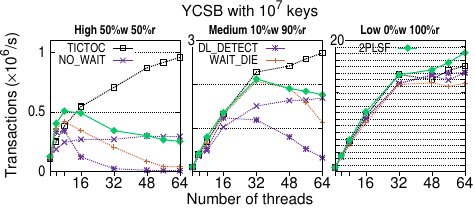

Here is the gnuplot script that generated this plot:
set term postscript color eps enhanced 22
set output "ycsb-cervino.eps"

set size 0.95,0.6

X=0.1
W=0.26
M=0.025

load "styles.inc"

set tmargin 11.8
set bmargin 2.5

set multiplot layout 1,3

unset key

set grid ytics

set xtics ("" 1, "" 4, "" 8, 16, 32, 48, 64) nomirror out offset -0.25,0.5
set label at screen 0.5,0.03 center "Number of threads"
set label at screen 0.5,0.57 center "YCSB with 10^{7} keys"

set xrange [1:64]

# First row

set lmargin at screen X
set rmargin at screen X+W

set ylabel offset 1.2,0 "Transactions ({/Symbol \264}10^6/s)"
set ytics 0.5 offset 0.5,0 font "Helvetica Condensed"
set format y "%g"
set yrange [0:1.1]
set grid mytics

set label at graph 0.5,1.075 center font "Helvetica-bold Condensed,18" "High 50%w 50%r"

set key at graph 0.99,0.99 samplen 1.5

plot \
    '../data/cervino/ycsb-high-tictoc.txt'       using 1:($1*$2/($3*1e6)) with linespoints notitle ls 1  lw 3 dt (1,1), \
    '../data/cervino/ycsb-high-no_wait.txt'      using 1:($1*$2/($3*1e6)) with linespoints notitle ls 3  lw 3 dt (1,1), \
    '../data/cervino/ycsb-high-dl_detect.txt'    using 1:($1*$2/($3*1e6)) with linespoints notitle ls 4  lw 3 dt (1,1), \
    '../data/cervino/ycsb-high-wait_die.txt'     using 1:($1*$2/($3*1e6)) with linespoints notitle ls 5  lw 3 dt (1,1), \
    '../data/cervino/ycsb-high-2plsf.txt'        using 1:($1*$2/($3*1e6)) with linespoints notitle ls 10 lw 3 dt 1

set mytics 1
set grid nomytics

unset ylabel
set ytics format ""

set lmargin at screen X+(W+M)
set rmargin at screen X+(W+M)+W

unset label

set ytics 1 offset 0.5,0
set yrange [0:3]
set style textbox opaque noborder fillcolor rgb "white"
set label at first 1,3 front boxed left offset -0.5,0 "3" font "Helvetica Condensed"
set label at graph 0.5,1.075 center font "Helvetica-bold Condensed,18" "Medium 10%w 90%r"

plot \
    '../data/cervino/ycsb-med-tictoc.txt'       using 1:($1*$2/($3*1e6)) with linespoints notitle ls 1  lw 3 dt (1,1), \
    '../data/cervino/ycsb-med-no_wait.txt'      using 1:($1*$2/($3*1e6)) with linespoints notitle ls 3  lw 3 dt (1,1), \
    '../data/cervino/ycsb-med-dl_detect.txt'    using 1:($1*$2/($3*1e6)) with linespoints notitle ls 4  lw 3 dt (1,1), \
    '../data/cervino/ycsb-med-wait_die.txt'     using 1:($1*$2/($3*1e6)) with linespoints notitle ls 5  lw 3 dt (1,1), \
    '../data/cervino/ycsb-med-2plsf.txt'        using 1:($1*$2/($3*1e6)) with linespoints notitle ls 10 lw 3 dt 1


set lmargin at screen X+2*(W+M)
set rmargin at screen X+2*(W+M)+W

unset label
set ytics 1 offset 0.5,0
set yrange [0:20]
set style textbox opaque noborder fillcolor rgb "white"
set label at first 1,20 front boxed left offset -0.5,0 "20" font "Helvetica Condensed"
set label at graph 0.5,1.075 center font "Helvetica-bold Condensed,18" "Low 0%w 100%r"

plot \
    '../data/cervino/ycsb-low-tictoc.txt'       using 1:($1*$2/($3*1e6)) with linespoints notitle ls 1  lw 3 dt (1,1), \
    '../data/cervino/ycsb-low-no_wait.txt'      using 1:($1*$2/($3*1e6)) with linespoints notitle ls 3  lw 3 dt (1,1), \
    '../data/cervino/ycsb-low-dl_detect.txt'    using 1:($1*$2/($3*1e6)) with linespoints notitle ls 4  lw 3 dt (1,1), \
    '../data/cervino/ycsb-low-wait_die.txt'     using 1:($1*$2/($3*1e6)) with linespoints notitle ls 5  lw 3 dt (1,1), \
    '../data/cervino/ycsb-low-2plsf.txt'        using 1:($1*$2/($3*1e6)) with linespoints notitle ls 10 lw 3 dt 1



unset tics
unset border
unset xlabel
unset ylabel
unset label
set key at screen 0.28,0.48 samplen 2.0 font "Helvetica Condensed,18" noinvert width 1

set object 1 rect from screen 0.11,0.43 to screen 0.27,0.45
set object 1 rect fc rgb 'white' fillstyle solid 1.0 noborder

plot [][0:1] \
    2 with linespoints title 'TICTOC'       ls 1, \
    2 with linespoints title 'NO\_WAIT'     ls 3

set object 1 rect from screen 0.395,0.415 to screen 0.575,0.435
set object 1 rect fc rgb 'white' fillstyle solid 1.0 noborder

set key at screen 0.585,0.48 samplen 2.0 font "Helvetica Condensed,18" noinvert width 1
plot [][0:1] \
    2 with linespoints title 'DL\_DETECT'   ls 4, \
    2 with linespoints title 'WAIT\_DIE'    ls 5

unset object 1

set key at screen 0.85,0.48 samplen 2.0 font "Helvetica Condensed,18" noinvert width 1
plot [][0:1] \
    2 with linespoints title '2PLSF'        ls 10



# set object 1 rect from screen 0.06,0.42 to screen 0.21,0.44
# set object 1 rect fc rgb 'white' fillstyle solid 1.0 noborder
# set object 2 rect from screen 0.06,0.37 to screen 0.21,0.39
# set object 2 rect fc rgb 'white' fillstyle solid 1.0 noborder

# set key at screen 0.22,0.48 samplen 2.0 font "Helvetica Condensed,18" noinvert width 1
# plot [][0:1] \
#     2 with linespoints title 'TL2'           ls 1, \
#     2 with linespoints title 'TinySTM'       ls 3, \
#     2 with linespoints title 'OREC-Z'        ls 5

# set object 1 rect from screen 0.46,0.42 to screen 0.59,0.44
# set object 1 rect fc rgb 'white' fillstyle solid 1.0 noborder
# unset object 2

# set key at screen 0.60,0.48 samplen 2.0 font "Helvetica Condensed,18" noinvert width 1
# plot [][0:1] \
#     2 with linespoints title 'OFWF'          ls 7, \
#     2 with linespoints title '2PLSF'         ls 10

unset multiplot

unset multiplot
    
